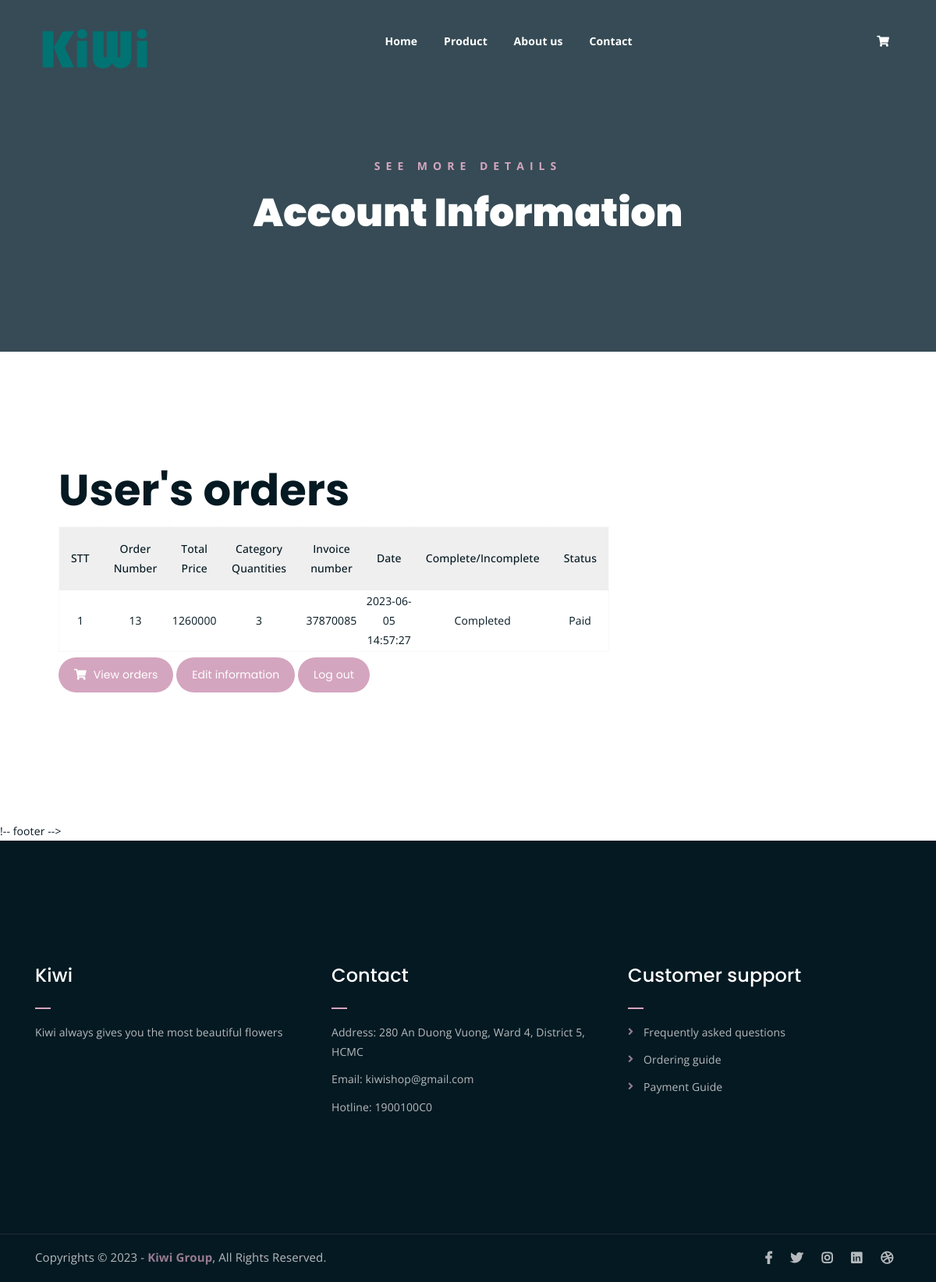
The app's page /user_area/profile.php?my_orders (signed in) with its own data.
### tables this page shows
CREATE TABLE `user_orders` (
  `order_id` int(11) NOT NULL,
  `user_id` int(11) NOT NULL,
  `amount_due` int(255) NOT NULL,
  `invoice_number` int(255) NOT NULL,
  `total_products` int(255) NOT NULL,
  `order_date` timestamp NOT NULL DEFAULT current_timestamp() ON UPDATE current_timestamp(),
  `order_status` varchar(255) NOT NULL
);

### user_area/user_orders.php (the view, shortened to what this page needs)
<?php
global $con;
?>
<!doctype html>
<html lang="en">
<head>
</head>
<body>
<?php
$username = $_SESSION['username'];
$get_user = "Select * from `user_table` where username='$username'";
$result = mysqli_query($con, $get_user);
$row_fetch = mysqli_fetch_assoc($result);
$user_id = $row_fetch['user_id'];
?>
<h1>User's orders</h1>
<table class="cart-table">
    <thead class="cart-table-head">
    <tr class="table-head-row">
        <th>STT</th>
        <th>Order Number</th>
        <th>Total Price</th>
        <th>Category Quantities</th>
        <th>Invoice number</th>
        <th>Date</th>
        <th>Complete/Incomplete</th>
        <th>Status</th>
    </tr>
    </thead>
    <tbody class="cart-table-body">
        <?php
            $get_order_details = "Select * from `user_orders` where user_id='$user_id'";
            $result_orders = mysqli_query($con, $get_order_details);
            $number = 1;
            while ($row_order=mysqli_fetch_assoc($result_orders)){
                $order_id = $row_order['order_id'];
                $amount_due = $row_order['amount_due'];
                $invoice_number = $row_order['invoice_number'];
                $total_products = $row_order['total_products'];
                $order_date = $row_order['order_date'];
                $order_status = $row_order['order_status'];
                if ($order_status == 'pending')
                    $order_status = 'Incomplete';
                else
                    $order_status = 'Completed';
                echo "<tr class='table-body-row text-center'>
                        <td>$number</td>
                        <td>$order_id</td>
                        <td>$amount_due</td>
                        <td>$total_products</td>
                        <td>$invoice_number</td>
                        <td>$order_date</td>
                        <td>$order_status</td>"
                ?>
                <?php
                if ($order_status=='Completed')
                {
                    echo "<td>Paid</td></tr>";
                }
                else
                {
                    echo "<td><a href='confirm_payment.php?order_id=$order_id' class='text-info'>Confirm</a></td></tr>";
                }
                $number++;
            }
        ?>
    </tbody>
</table>
</body>
</html>

### assets/css/main.css (style rules this page uses)
html { font-size: 14px; font-weight: 400; line-height: 28px; height: 100%; }
body { font-family: "Open Sans", sans-serif; font-weight: 400; font-size: 1rem; letter-spacing: 0.1px; line-height: 1.8; color: #051922; overflow-x: hidden; }
h1, .h1, h2, .h2, h3, .h3, h4, .h4, h5, .h5, h6, .h6 { font-family: "Poppins", sans-serif; font-weight: 700; margin: 0 0 1.25rem 0; color: #051922; }
h1, .h1 { font-size: 4rem; font-weight: 700; line-height: 4rem; }
html, body { height: 100%; }
table.cart-table { border: 1px solid #f9f9f9; width: 100%; }
thead { border-bottom: 1px solid #eee; }
tr.table-head-row th { border-right: 1px solid #efefef; padding: 15px; font-weight: 500; text-align: center; }
tr.table-head-row th:last-child { border-right: none; }
thead.cart-table-head tr { background-color: #efefef; }

### records on screen
user_orders: order_id "13", amount_due "1260000", total_products "3", invoice_number "37870085", order_date "2023-06-05 14:57:27", order_status "Completed", shows "Paid"
